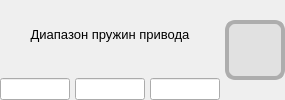
                  <widget class="QWidget" name="widget_crossingLimits_spring" native="true">
                   <property name="sizePolicy">
                    <sizepolicy hsizetype="Maximum" vsizetype="Maximum">
                     <horstretch>0</horstretch>
                     <verstretch>0</verstretch>
                    </sizepolicy>
                   </property>
                   <layout class="QHBoxLayout" name="horizontalLayout_30">
                    <property name="spacing">
                     <number>5</number>
                    </property>
                    <property name="leftMargin">
                     <number>0</number>
                    </property>
                    <property name="topMargin">
                     <number>0</number>
                    </property>
                    <property name="rightMargin">
                     <number>0</number>
                    </property>
                    <property name="bottomMargin">
                     <number>0</number>
                    </property>
                    <item>
                     <widget class="QWidget" name="widget__crossingLimits_spring_control" native="true">
                      <property name="sizePolicy">
                       <sizepolicy hsizetype="Maximum" vsizetype="Preferred">
                        <horstretch>0</horstretch>
                        <verstretch>0</verstretch>
                       </sizepolicy>
                      </property>
                      <layout class="QVBoxLayout" name="verticalLayout_19">
                       <property name="spacing">
                        <number>10</number>
                       </property>
                       <property name="leftMargin">
                        <number>0</number>
                       </property>
                       <property name="topMargin">
                        <number>0</number>
                       </property>
                       <property name="rightMargin">
                        <number>0</number>
                       </property>
                       <property name="bottomMargin">
                        <number>0</number>
                       </property>
                       <item>
                        <widget class="QLabel" name="label_crossingLimits_spring">
                         <property name="sizePolicy">
                          <sizepolicy hsizetype="Preferred" vsizetype="Preferred">
                           <horstretch>0</horstretch>
                           <verstretch>0</verstretch>
                          </sizepolicy>
                         </property>
                         <property name="font">
                          <font>
                           <family>Segoe UI</family>
                           <pointsize>10</pointsize>
                          </font>
                         </property>
                         <property name="text">
                          <string>Диапазон пружин привода</string>
                         </property>
                         <property name="alignment">
                          <set>Qt::AlignmentFlag::AlignCenter</set>
                         </property>
                        </widget>
                       </item>
                       <item>
                        <layout class="QHBoxLayout" name="horizontalLayout_crossingLimits_spring_limits">
                         <property name="spacing">
                          <number>5</number>
                         </property>
                         <property name="sizeConstraint">
                          <enum>QLayout::SizeConstraint::SetDefaultConstraint</enum>
                         </property>
                         <item>
                          <widget class="QLineEdit" name="lineEdit_crossingLimits_spring_lowerLimit">
                           <property name="enabled">
                            <bool>true</bool>
                           </property>
                           <property name="sizePolicy">
                            <sizepolicy hsizetype="Maximum" vsizetype="Maximum">
                             <horstretch>0</horstretch>
                             <verstretch>0</verstretch>
                            </sizepolicy>
                           </property>
                           <property name="minimumSize">
                            <size>
                             <width>70</width>
                             <height>0</height>
                            </size>
                           </property>
                           <property name="maximumSize">
                            <size>
                             <width>70</width>
                             <height>16777215</height>
                            </size>
                           </property>
                           <property name="font">
                            <font>
                             <family>Segoe UI</family>
                             <pointsize>8</pointsize>
                            </font>
                           </property>
                           <property name="styleSheet">
                            <string notr="true">padding: 2px 2px;</string>
                           </property>
                           <property name="text">
                            <string/>
                           </property>
                           <property name="alignment">
                            <set>Qt::AlignmentFlag::AlignCenter</set>
                           </property>
                           <property name="readOnly">
                            <bool>true</bool>
                           </property>
                          </widget>
                         </item>
                         <item>
                          <widget class="QLineEdit" name="lineEdit_crossingLimits_spring_value">
                           <property name="enabled">
                            <bool>true</bool>
                           </property>
                           <property name="minimumSize">
                            <size>
                             <width>70</width>
                             <height>0</height>
                            </size>
                           </property>
                           <property name="maximumSize">
                            <size>
                             <width>70</width>
                             <height>16777215</height>
                            </size>
                           </property>
                           <property name="font">
                            <font>
                             <family>Segoe UI</family>
                             <pointsize>8</pointsize>
                            </font>
                           </property>
                           <property name="layoutDirection">
                            <enum>Qt::LayoutDirection::LeftToRight</enum>
                           </property>
                           <property name="styleSheet">
                            <string notr="true">padding: 2px 2px;</string>
                           </property>
                           <property name="text">
                            <string/>
                           </property>
                           <property name="alignment">
                            <set>Qt::AlignmentFlag::AlignCenter</set>
                           </property>
                           <property name="readOnly">
                            <bool>true</bool>
                           </property>
                          </widget>
                         </item>
                         <item>
                          <widget class="QLineEdit" name="lineEdit_crossingLimits_spring_upperLimit">
                           <property name="enabled">
                            <bool>true</bool>
                           </property>
                           <property name="minimumSize">
                            <size>
                             <width>70</width>
                             <height>0</height>
                            </size>
                           </property>
                           <property name="maximumSize">
                            <size>
                             <width>70</width>
                             <height>16777215</height>
                            </size>
                           </property>
                           <property name="font">
                            <font>
                             <family>Segoe UI</family>
                             <pointsize>8</pointsize>
                            </font>
                           </property>
                           <property name="styleSheet">
                            <string notr="true">padding: 2px 2px;</string>
                           </property>
                           <property name="text">
                            <string/>
                           </property>
                           <property name="alignment">
                            <set>Qt::AlignmentFlag::AlignCenter</set>
                           </property>
                           <property name="readOnly">
                            <bool>true</bool>
                           </property>
                          </widget>
                         </item>
                        </layout>
                       </item>
                      </layout>
                     </widget>
                    </item>
                    <item>
                     <widget class="QWidget" name="widget_crossingLimits_spring_limitStatusIndicator" native="true">
                      <property name="minimumSize">
                       <size>
                        <width>60</width>
                        <height>60</height>
                       </size>
                      </property>
                      <property name="maximumSize">
                       <size>
                        <width>60</width>
                        <height>60</height>
                       </size>
                      </property>
                      <property name="styleSheet">
                       <string notr="true">background: #E1E1E1;

Border: 4px solid #ADADAD ;
Border-radius: 10px;

</string>
                      </property>
                     </widget>
                    </item>
                   </layout>
                  </widget>
